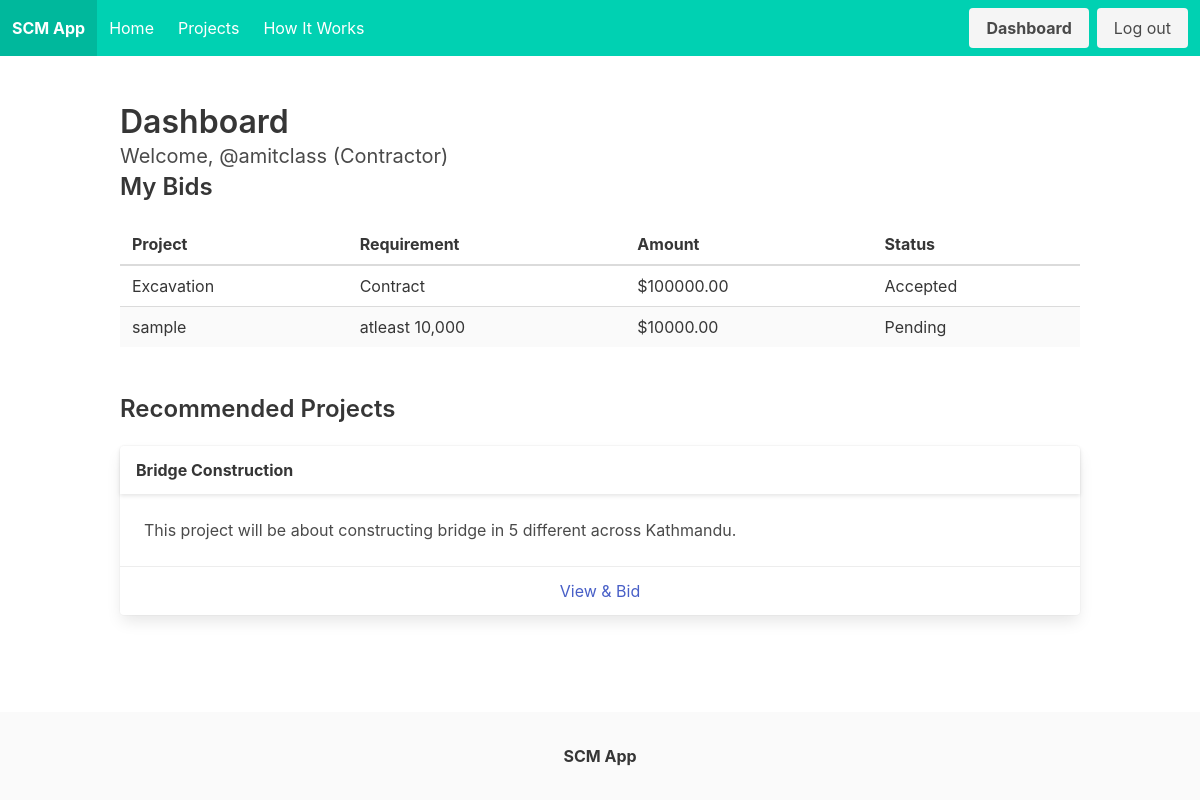
Before: /dashboard/ (signed in) with the older database file.
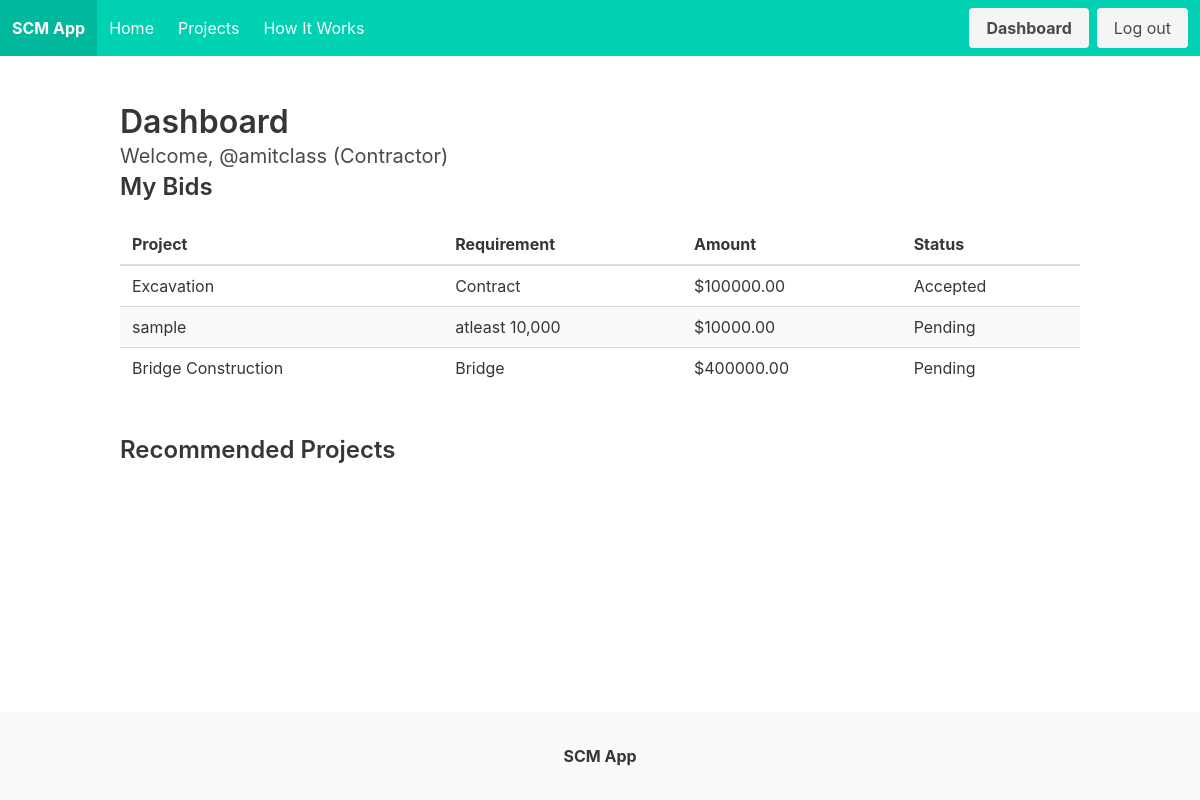
After: the same page with the newer database file.
### core/models.py (models this page shows, shortened)
class User(AbstractUser):
    ROLE_CHOICES = (
        ('council', 'Local Council'),
        ('company', 'Management Company'),
        ('contractor', 'Contractor'),
    )
    role = models.CharField(max_length=20, choices=ROLE_CHOICES, default='council')
    def is_council(self):
        return self.role == 'council'
    def is_contractor(self):
        return self.role == 'contractor'

class Bid(models.Model):
    STATUS_CHOICES = (
        ('pending', 'Pending'),
        ('accepted', 'Accepted'),
        ('rejected', 'Rejected'),
    )
    contractor = models.ForeignKey(User, on_delete=models.CASCADE, related_name='bids', limit_choices_to={'role': 'contractor'})
    requirement = models.ForeignKey(ProjectRequirement, on_delete=models.CASCADE, related_name='bids')
    amount = models.DecimalField(max_digits=10, decimal_places=2)
    message = models.TextField()
    status = models.CharField(max_length=20, choices=STATUS_CHOICES, default='pending')
    created_at = models.DateTimeField(auto_now_add=True)

class ProjectRequirement(models.Model):
    project = models.ForeignKey(Project, on_delete=models.CASCADE, related_name='requirements')
    name = models.CharField(max_length=100) # e.g. Excavation, Traffic Management
    description = models.TextField()

class Project(models.Model):
    STATUS_CHOICES = (
        ('open', 'Open'),
        ('in_progress', 'In Progress'),
        ('closed', 'Closed'),
    )
    title = models.CharField(max_length=200)
    description = models.TextField()
    location = models.CharField(max_length=200)
    created_by = models.ForeignKey(User, on_delete=models.CASCADE, related_name='created_projects')
    assigned_company = models.ForeignKey(User, on_delete=models.SET_NULL, null=True, blank=True, related_name='assigned_projects', limit_choices_to={'role': 'company'})
    status = models.CharField(max_length=20, choices=STATUS_CHOICES, default='open')
    created_at = models.DateTimeField(auto_now_add=True)
    updated_at = models.DateTimeField(auto_now=True)

### core/views.py (the view)
# urls.py: path('dashboard/', views.dashboard, name='dashboard'),
@login_required
def dashboard(request):
    user = request.user
    context = {}
    if user.is_council():
        context['projects'] = user.created_projects.all()
    elif user.is_contractor():
        context['bids'] = user.bids.all()
        context['recommended_projects'] = Project.objects.filter(status='open').exclude(id__in=user.bids.values_list('requirement__project_id', flat=True))
    elif user.is_company():
        context['projects'] = user.assigned_projects.all()
    return render(request, 'dashboard.html', context)

### templates/dashboard.html (shortened to what this page needs)
{% extends 'base.html' %}
{% block content %}
<h1 class="title">Dashboard</h1>
<h2 class="subtitle">Welcome, {{ user.username }} ({{ user.get_role_display }})</h2>
{% if user.is_council %}
<div class="level">
    <div class="level-left">
        <h3 class="title is-4">My Projects</h3>
    </div>
    <div class="level-right">
        <a href="{% url 'create_project' %}" class="button is-primary">Create Project</a>
    </div>
</div>
<table class="table is-fullwidth is-striped">
    <thead>
        <tr>
            <th>Title</th>
            <th>Status</th>
            <th>Created At</th>
            <th>Actions</th>
        </tr>
    </thead>
    <tbody>
        {% for project in projects %}
        <tr>
            <td>{{ project.title }}</td>
            <td>{{ project.get_status_display }}</td>
            <td>{{ project.created_at|date }}</td>
            <td><a href="{% url 'project_detail' project.id %}" class="button is-small is-info">View</a></td>
        </tr>
        {% empty %}
        <tr>
            <td colspan="4">No projects created yet.</td>
        </tr>
        {% endfor %}
    </tbody>
</table>
{% elif user.is_contractor %}
<h3 class="title is-4">My Bids</h3>
<table class="table is-fullwidth is-striped mb-6">
    <thead>
        <tr>
            <th>Project</th>
            <th>Requirement</th>
            <th>Amount</th>
            <th>Status</th>
        </tr>
    </thead>
    <tbody>
        {% for bid in bids %}
        <tr>
            <td>{{ bid.requirement.project.title }}</td>
            <td>{{ bid.requirement.name }}</td>
            <td>${{ bid.amount }}</td>
            <td>{{ bid.get_status_display }}</td>
        </tr>
        {% empty %}
        <tr>
            <td colspan="4">No bids placed yet.</td>
        </tr>
        {% endfor %}
    </tbody>
</table>
<h3 class="title is-4">Recommended Projects</h3>
<div class="columns is-multiline">
    {% for project in recommended_projects %}
    <div class="column is-on-third">
        <div class="card">
            <header class="card-header">
                <p class="card-header-title">{{ project.title }}</p>
            </header>
            <div class="card-content">
                {{ project.description|truncatewords:15 }}
            </div>
            <footer class="card-footer">
                <a href="{% url 'project_detail' project.id %}" class="card-footer-item">View & Bid</a>
            </footer>
        </div>
    </div>
    {% endfor %}
</div>
{% endif %}
{% endblock %}

### templates/base.html (shortened to what this page needs)
<!DOCTYPE html>
<html lang="en">
<head>
    <link rel="stylesheet" href="https://cdn.jsdelivr.net/npm/bulma@0.9.4/css/bulma.min.css">
    <link rel="stylesheet" href="https://cdnjs.cloudflare.com/ajax/libs/font-awesome/6.0.0/css/all.min.css">
</head>
<body>
    <nav class="navbar is-primary" role="navigation" aria-label="main navigation">
        <div class="navbar-brand">
            <a class="navbar-item" href="{% url 'home' %}">
                <strong>SCM App</strong>
            </a>
        </div>
        <div id="navbarBasicExample" class="navbar-menu">
            <div class="navbar-start">
                <a class="navbar-item" href="{% url 'home' %}">
                    Home
                </a>
                <a class="navbar-item" href="{% url 'project_list' %}">
                    Projects
                </a>
                <a class="navbar-item" href="{% url 'about' %}">
                    How It Works
                </a>
            </div>
            <div class="navbar-end">
                <div class="navbar-item">
                    <div class="buttons">
                        {% if user.is_authenticated %}
                        <a class="button is-light" href="{% url 'dashboard' %}">
                            <strong>Dashboard</strong>
                        </a>
                        <form action="{% url 'logout' %}" method="post" style="display: inline;">
                            <button class="button is-light" type="submit">
                                Log out
                            </button>
                        </form>
                        {% endif %}
                    </div>
                </div>
            </div>
        </div>
    </nav>
    <section class="section">
        <div class="container">
            {% block content %}
            {% endblock %}
        </div>
    </section>
    <footer class="footer">
        <div class="content has-text-centered">
            <p>
                <strong>SCM App</strong>
            </p>
        </div>
    </footer>
</body>
</html>

### templates/base.html (style rules this page uses)
body { display: flex; min-height: 100vh; flex-direction: column; }
.section { flex: 1; }
.footer { padding: 2rem 1.5rem; }

Changed rows visible on the page:
no longer on this page (row unchanged): Project: title "Bridge Construction", description "This project will be about constructing bridge in 5 different across Kathmandu."
added Bid: requirement.project "Bridge Construction", requirement.name "Bridge", amount "400000.00", status "Pending"
